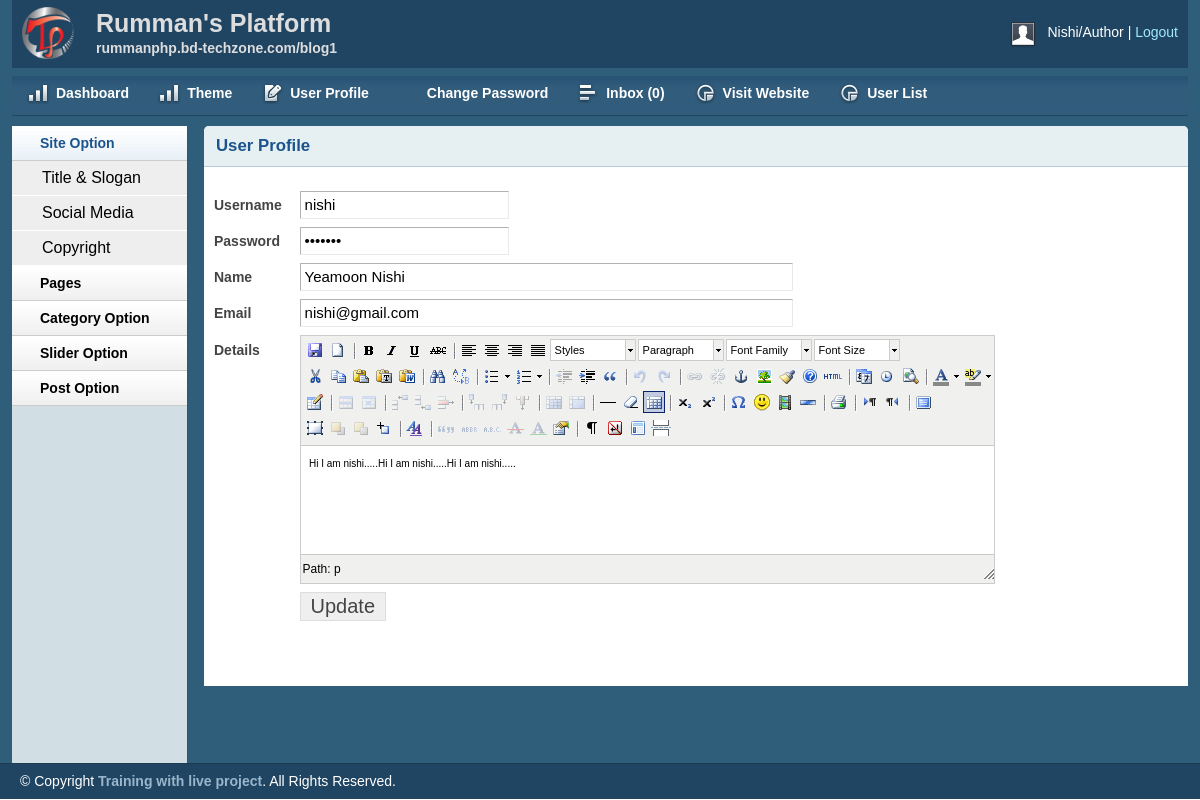
The page /admin/userprofile.php (signed in) on the database its author committed.
### tables this page shows
CREATE TABLE `foruser` (
  `id` int(255) NOT NULL,
  `name` varchar(255) NOT NULL,
  `username` varchar(100) NOT NULL,
  `password` varchar(100) NOT NULL,
  `email` varchar(255) NOT NULL,
  `details` text NOT NULL,
  `role` int(11) NOT NULL
);

### lib/Database.php (called while the page is built, shortened)
<?php
Class Database{
	public $host   = DB_HOST;
	public $user   = DB_USER;
	public $pass   = DB_PASS;
	public $dbname = DB_NAME;
	public $link;
	private function connectDB(){
	$this->link = new mysqli($this->host, $this->user, $this->pass, $this->dbname);
 }
	public function select($query){
		$result = $this->link->query($query) or die($this->link->error.__LINE__);
		if($result->num_rows > 0){
			return $result;
		} else {
			return false;
		}
	}
}

### lib/Session.php (called while the page is built, shortened)
<?php
class Session
{
	public static function get($key)
	{
		if(isset($_SESSION[$key]))
		{
			return $_SESSION[$key];
		}else
		{
			return false;
		}
	}
}
?>

### admin/userprofile.php (the view, shortened to what this page needs)
<?php include 'inc/adminheader.php'; ?>
<?php include 'inc/adminsidebar.php';
  $userId = Session::get('userId');
  $Userrole = Session::get('Userrole');
?>
            <div class="box round first grid">
                <h2>User Profile</h2>
                <div class="block">
 <?php
   $showquery = "select * from foruser where id = '$userId' AND role= '$Userrole'";
   $showpostresult = $db->select($showquery);
   if($showpostresult) {
     while ($postvalue = $showpostresult->fetch_assoc()) {
  ?>
                 <form action="" method="post" enctype="multipart/form-data">
                    <table class="form">
                       <tr>
                            <td>
                                <label>Username</label>
                            </td>
                            <td>
                                <input type="text" name ="Username" value="<?php echo $postvalue['username'];?>"  />
                            </td>
                        </tr>
                         <tr>
                            <td>
                                <label>Password</label>
                            </td>
                            <td>
                                <input type="password" name ="password" value="<?php echo $postvalue['password'];?>" />
                            </td>
                        </tr>
                          <tr>
                            <td>
                                <label>Name</label>
                            </td>
                            <td>
                                <input type="text" name ="name" class="medium" value="<?php echo $postvalue['name'];?>" />
                            </td>
                        </tr>
                        <tr>
                            <td>
                                <label>Email</label>
                            </td>
                            <td>
                                <input type="text" name ="email" class="medium" value="<?php echo $postvalue['email'];?>" />
                            </td>
                        </tr>
                        <tr>
                            <td style="vertical-align: top; padding-top: 9px;">
                                <label>Details</label>
                            </td>
                            <td>
                            </td>
                        </tr>
                        <tr>
                            <td></td>
                            <td>
                                <input type="submit" name="submit" Value="Update" />
                            </td>
                        </tr>
                    </table>
                    </form>
                <?php  } } ?>
                </div>
            </div>
<?php include 'inc/adminfooter.php'; ?>

### admin/css/layout.css (style rules this page uses)
body { background: #fff none repeat scroll 0 0; color: #444; font-size: 14px; padding: 0; }
h1, h2, h3, h4, h5, h6 { line-height:1.2em; margin-bottom:.3em; }
h2 { margin-top:1em; }
.box { background:#fff; margin-bottom:20px; padding:10px 10px 10px 10px; margin-left:-8px; }
.box.grid { padding-bottom:40px; }
.box.round { -moz-border-radius: 5px 5px 0px 0px; -webkit-border-radius: 5px 5px 0px 0px; border-radius: 5px 5px 0px 0px; }
.box h2 { font-size:1.2em; font-weight:bold; color:#1B548D; background:#E6F0F3; margin:-10px -10px 0 -10px; padding:10px 12px; border-bottom:1px solid #B3CBD6; -moz-border-radius: 5px 5px 0px 0px; -webkit-border-radius: 5px 5px 0px 0px; border-radius: 5px 5px 0px 0px; }
.box.first { min-height: 406px; }
.block { padding-top:20px; }
table.form { width:100%; }
table.form td { padding:4px 0px; }
table.form label { font-weight:bold; }
table.form input, table.form select { font-size: 15px; padding: 4px 4px 5px 4px; border-top: 1px solid #b3b3b3; border-left: 1px solid #b3b3b3; border-right: 1px solid #eaeaea; border-bottom: 1px solid #eaeaea; }
table.form input[type="submit"] { border: 1px solid #ddd; color: #444; cursor: pointer; font-size: 20px; padding: 2px 10px; }
input.medium { width: 55%; }
.block { padding-bottom:1px; }

### admin/js/tiny-mce/themes/advanced/skins/default/content.css (style rules this page uses)
body, td, pre { color:#000; font-family:Verdana, Arial, Helvetica, sans-serif; font-size:10px; margin:8px; }
body { background:#FFF; }
h2 { font-size: 1.5em }
table, img, hr, .mceItemAnchor { cursor:default }
table td, table th { cursor:text }

### rows shown on the page
foruser: Username "nishi", name "Yeamoon Nishi", email "nishi@gmail.com"

### other values the page prints
Session::get('username') "Nishi"
